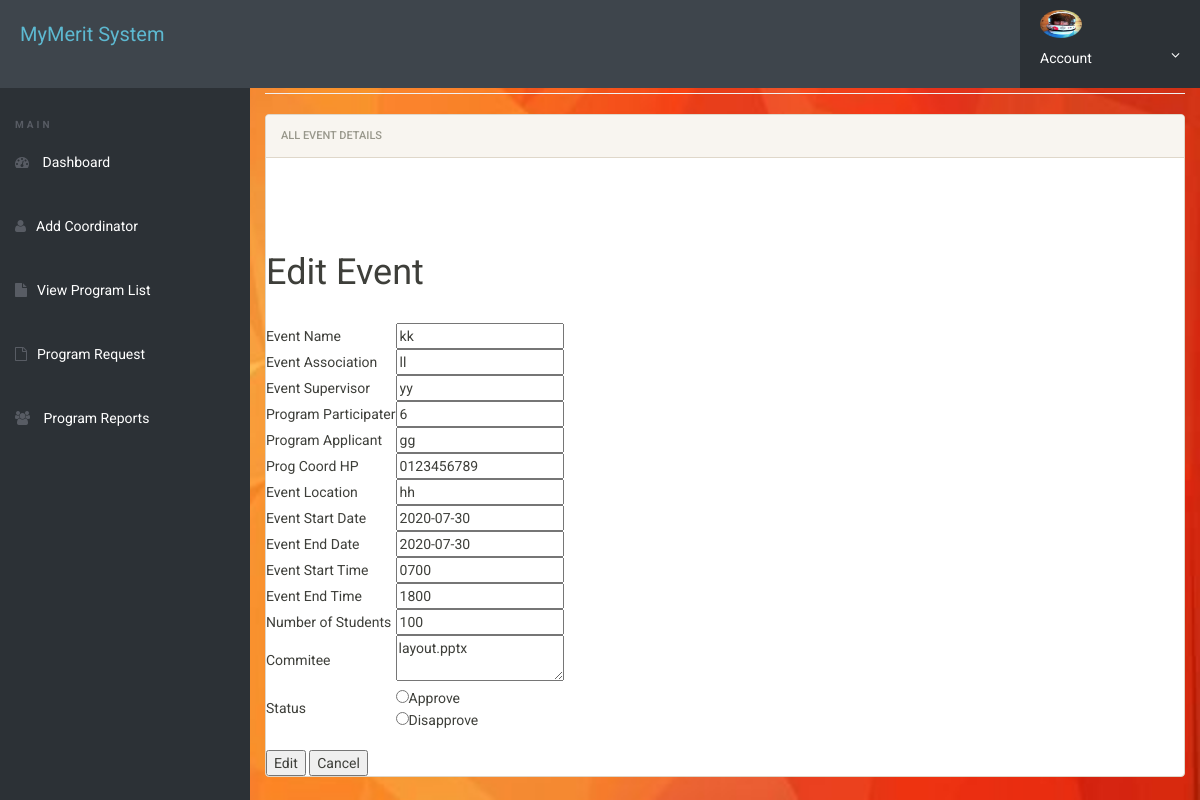
/admin/a2.php?id=7 (signed in), run on an earlier commit of the app's database.
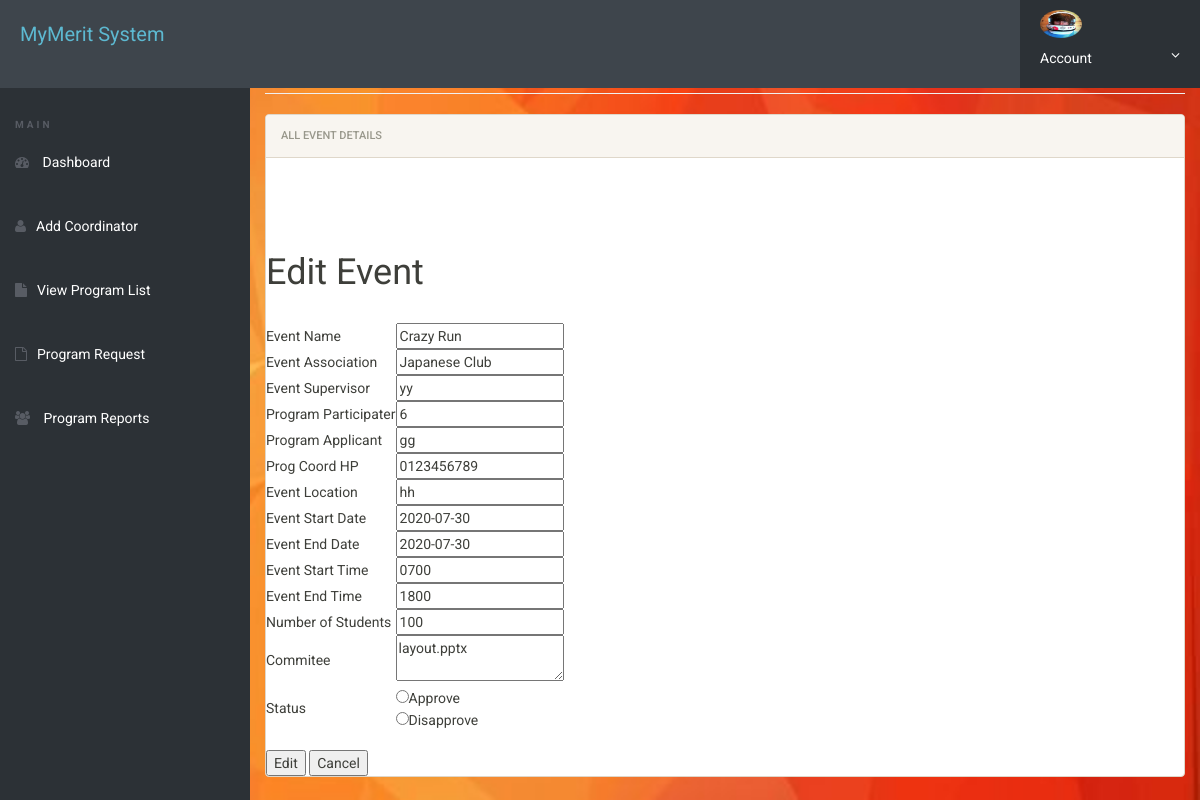
And on a later commit of the database.
### tables this page shows
CREATE TABLE `report_parmerit` (
  `pro_id` int(6) NOT NULL,
  `program_name` varchar(100) DEFAULT NULL,
  `program_Association` varchar(50) DEFAULT NULL,
  `progarm_supervisor` varchar(50) DEFAULT NULL,
  `program_participle` int(5) DEFAULT NULL,
  `program_applicant` varchar(20) DEFAULT NULL,
  `proAppli_phone` varchar(15) DEFAULT NULL,
  `program_location` varchar(20) DEFAULT NULL,
  `programS_date` date DEFAULT NULL,
  `programE_date` date DEFAULT NULL,
  `programS_time` varchar(5) DEFAULT NULL,
  `programE_time` varchar(5) DEFAULT NULL,
  `participle_merit` int(4) DEFAULT NULL,
  `program_proof` varchar(1000) NOT NULL,
  `program_status` varchar(15) NOT NULL
);

### admin/a2.php (the view, shortened to what this page needs)
<?php
include('dbcontroller.php');
$id = $_GET['id'];
$query = "SELECT * FROM report_parmerit WHERE pro_id = {$id}";
$result = mysqli_query($conn,$query);
$row = mysqli_fetch_assoc($result);
$program_name = $row["program_name"];
$program_Association = $row["program_Association"];
$progarm_supervisor = $row["progarm_supervisor"];
$program_participle = $row["program_participle"];
$program_applicant = $row["program_applicant"];
$proAppli_phone= $row["proAppli_phone"];
$program_location = $row["program_location"];
$programS_date = $row["programS_date"];
$programE_date = $row["programE_date"];
$programS_time = $row["programS_time"];
$programE_time = $row["programE_time"];
$participle_merit = $row["participle_merit"];
$program_proof = $row["program_proof"];
?>
<!DOCTYPE html>
<html lang="en" class="no-js">
<head>
	<link rel="stylesheet" href="css/font-awesome.min.css">
	<link rel="stylesheet" href="css/bootstrap.min.css">
	<link rel="stylesheet" href="css/dataTables.bootstrap.min.css">
	<link rel="stylesheet" href="css/bootstrap-social.css">
	<link rel="stylesheet" href="css/bootstrap-select.css">
	<link rel="stylesheet" href="css/fileinput.min.css">
	<link rel="stylesheet" href="css/awesome-bootstrap-checkbox.css">
	<link rel="stylesheet" href="css/style.css">
</head>
<body>
		<?php include('includes/header.php');?>
	<div class="ts-main-content">
			<?php include('includes/sidebar.php');?>
		<div class="content-wrapper">
			<div class="container-fluid">
				<div class="row">
					<div class="col-md-12">
						<h2 class="page-title">Request List</h2>
						<div class="panel panel-default">
							<div class="panel-heading">All Event Details</div>
							<div class="panel-body">
							  <div class="panel-body">
							</div>
							</div>
<form method="POST" action="a3.php">
<table class="center">
<h1 class="center">Edit Event</h1><br>
    <tr>
        <td>Event Name</td>
        <td><input type="text" name="program_name" value="<?php echo $program_name;?>"></td>
    </tr>
    <tr>
        <td>Event Association</td>
        <td><input type="text" name="program_Association" value="<?php echo $program_Association;?>"></td>
    </tr>
    <tr>
        <td>Event Supervisor</td>
        <td><input type="text" name="progarm_supervisor" value="<?php echo $progarm_supervisor ;?>"></td>
    </tr>
    <tr>
        <td>Program Participater</td>
        <td><input type="text" name="program_participle" value="<?php echo $program_participle;?>"></td>
    </tr>
    <tr>
        <td>Program Applicant</td>
        <td><input type="text" name="program_applicant" value="<?php echo $program_applicant;?>"></td>
    </tr>
	 <tr>
        <td>Prog Coord HP</td>
        <td><input type="" name="proAppli_phone" value="<?php echo $proAppli_phone;?>"></td>
    </tr>
	 <tr>
        <td>Event Location</td>
        <td><input type="text" name="program_location" value="<?php echo $program_location;?>"></td>
    </tr>
	<tr>
        <td>Event Start Date</td>
        <td><input type="text" name="programS_date" value="<?php echo $programS_date;?>"></td>
    </tr>
    <tr>
        <td>Event End Date</td>
        <td><input type="text" name="programE_date" value="<?php echo $programE_date ;?>"></td>
    </tr>
    <tr>
        <td>Event Start Time</td>
        <td><input type="text" name="programS_time" value="<?php echo $programS_time ;?>"></td>
    </tr>
    <tr>
        <td>Event End Time</td>
        <td><input type="text" name="programE_time" value="<?php echo $programE_time ;?>"></td>
    </tr>
	  <tr>
        <td>Number of Students</td>
        <td><input type="number" name="participle_merit" value="<?php echo $participle_merit ;?>"></td>
    </tr>
    <tr>
        <td>Commitee</td>
        <td><textarea name="program_proof"><?php echo $program_proof;?></textarea>
    </tr>
        <td >Status</td><td>
            <input type="radio" name="program_status" value="Approve" >Approve<br>
            <input type="radio" name="program_status" value="Disapprove" >Disapprove<br>
        </td>
    <td>
        <br>
        <input type="submit" value="Edit" name="edit">
    <form action="a1.php">
    <input type="submit" value="Cancel"/>
    </form>
    </td>
</table>
</form>
</body>
</html>

### admin/includes/header.php (shortened to what this page needs)
<div class="brand clearfix">
		<a href="#" class="logo"  style="font-size:20px" color="orange";>MyMerit System</a>
		<ul class="ts-profile-nav">
			<li class="ts-account">
				<a href="#"><img src="img/ts-avatar.jpg" class="ts-avatar hidden-side" alt=""> <br>Account <i class="fa fa-angle-down hidden-side"></i></a>
			</li>
		</ul>
	</div>

### admin/includes/sidebar.php
<nav class="ts-sidebar">
			<ul class="ts-sidebar-menu">
			<br>
			<br>
				<li class="ts-label">Main</li>
				<li><a href="dashboard.php"><i class="fa fa-dashboard"></i> Dashboard</a></li><br>
				<li><a href="addcoord.php"><i class="fa fa-user"></i>Add Coordinator</a></li>	<br>
				<li><a href="access-log.php"><i class="fa fa-file"></i>View Program List</a></li><br>
				<li><a href="a1.php"><i class="fa fa-file-o"></i>Program Request</a></li>	<br>
                <li><a href="piechart1.php"><i class="fa fa-users"></i> Program Reports </a></li>
		</nav>

### admin/css/style.css (style rules this page uses)
html { font-size: 14px; }
@media only screen and (min-width: 480px) { html { font-size: 17px; } }
@media only screen and (min-width: 768px) { html { font-size: 14px; } }
body { font-size: 1em; }
a { color: #37a6c4; }
.panel { overflow: hidden; }
ul, li { margin: 0; padding: 0; list-style: none; }
.page-title { padding-bottom: 15px; margin-bottom: 20px; border-bottom: 1px solid #f0f0f0; }
.brand { background: #3e454c; position: relative; z-index: 3; position: fixed; width: 100%; top: 0; }
.brand .logo { box-sizing: border-box; padding: 20px; float: left; display: block; width: 200px; }
@media only screen and (min-width: 992px) { .brand .logo { width: 250px; } }
.brand .ts-profile-nav { float: right; display: none; }
.brand .ts-profile-nav li { float: left; position: relative; }
.brand .ts-profile-nav li a { display: block; padding: 20px; color: #fff; }
.brand .ts-profile-nav .ts-account .fa-angle-down { float: right; }
.brand .ts-profile-nav .ts-account > a { width: 180px; background: #2c3136; }
.brand .ts-profile-nav .ts-account .ts-avatar { border-radius: 50%; height: 28px; margin: -10px 0; margin-right: 10px; }
@media only screen and (min-width: 992px) { .brand .ts-profile-nav { display: block; } }
.ts-sidebar { background: #2c3136; max-height: 0; transition: max-height 0.3s; overflow: hidden; position: fixed; z-index: 2; width: 100%; bottom: 0; top: 60px; overflow-y: auto; }
@media only screen and (min-width: 992px) { .ts-sidebar { max-height: 100%; bottom: 0; } }
.ts-sidebar-menu .ts-label { color: #585c64; font-weight: bold; padding: 8px 15px; text-transform: uppercase; font-size: 10px; letter-spacing: 3px; margin-top: 10px; }
.ts-sidebar-menu a { display: block; text-decoration: none; padding: 12px 15px; color: #fff; }
.ts-sidebar-menu li { position: relative; }
.ts-sidebar-menu li i { color: #585c64; margin-right: 10px; }
.ts-main-content .content-wrapper { padding-top: 15px; margin-top: 10px; }
@media only screen and (min-width: 992px) { .ts-main-content .ts-sidebar { width: 250px; float: left; } }
@media only screen and (min-width: 992px) { .ts-main-content .content-wrapper { margin-left: 250px; } }

### admin/a2.php (style rules this page uses)
body { background-image:url(image/b1.jpg); background-size:cover; background-attachment:fixed; }
img { display: block; margin-left: auto; margin-right: auto; width: 30%; }

What changed in the data, as far as the page shows it:
changed report_parmerit "yy": program_name "kk" → "Crazy Run"; program_Association "ll" → "Japanese Club"
